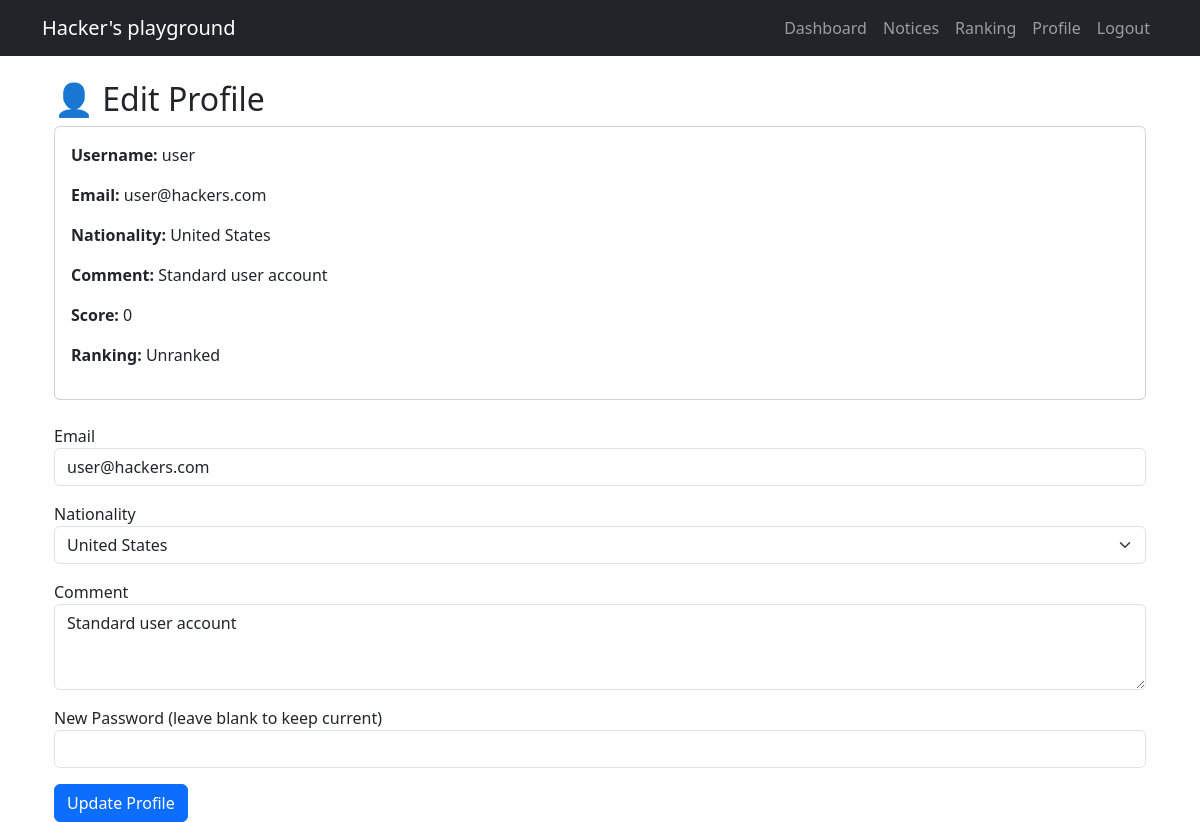
Screenshot of /profile (signed in) with the database file from the repository.
### tables this page shows
CREATE TABLE users (
  id INTEGER PRIMARY KEY AUTOINCREMENT,
  username TEXT NOT NULL UNIQUE,
  password TEXT NOT NULL,
  email TEXT,
  comment TEXT,
  nationality TEXT,
  score INTEGER DEFAULT 0,
  ranking INTEGER DEFAULT 0
);

### app.py (the view, shortened to what this page needs)
@app.route('/profile', methods=['GET', 'POST'])
def profile():
    if 'user_id' not in session:
        return redirect('/login')
    conn = get_db()
    cur = conn.cursor()
    cur.execute("SELECT * FROM users WHERE id=?", (session['user_id'],))
    user = cur.fetchone()
    return render_template('profile.html', user=user)

### app.py (called while the page is built)
def get_db():
    conn = sqlite3.connect(DB)
    conn.row_factory = sqlite3.Row
    return conn

### templates/profile.html (shortened to what this page needs)
{% extends "base.html" %}
{% block content %}
<div class="container">
  <h2>👤 Edit Profile</h2>
  <div class="card mb-4">
    <div class="card-body">
      <p><strong>Username:</strong> {{ user.username }}</p>
      <p><strong>Email:</strong> {{ user.email or 'N/A' }}</p>
      <p><strong>Nationality:</strong> {{ user.nationality or 'N/A' }}</p>
      <p><strong>Comment:</strong> {{ user.comment or 'None' }}</p>
      <p><strong>Score:</strong> {{ user.score or 0 }}</p>
      <p><strong>Ranking:</strong> {{ user.ranking or 'Unranked' }}</p>
    </div>
  </div>
  <form method="POST">
    <div class="mb-3">
      <label>Email</label>
      <input type="email" class="form-control" name="email" value="{{ user.email or '' }}" required
             pattern="[a-z0-9._%+-]+@[a-z0-9.-]+\.[a-z]{2,}$">
    </div>
    <div class="mb-3">
      <label>Nationality</label>
      <select name="nationality" class="form-select" required>
        {% for country in ['South Korea', 'United States', 'Germany', 'Japan', 'China', 'India', 'Brazil', 'France', 'Other'] %}
          <option value="{{ country }}" {% if user.nationality == country %}selected{% endif %}>{{ country }}</option>
        {% endfor %}
      </select>
    </div>
    <div class="mb-3">
      <label>Comment</label>
      <textarea class="form-control" name="comment" rows="3">{{ user.comment or '' }}</textarea>
    </div>
    <div class="mb-3">
      <label>New Password (leave blank to keep current)</label>
      <input type="password" class="form-control" name="password">
    </div>
    <button class="btn btn-primary">Update Profile</button>
  </form>
</div>
{% endblock %}

### rows the page displays
users: username "user", email "user@hackers.com", nationality "United States", comment "Standard user account", score "0", ranking "Unranked"
